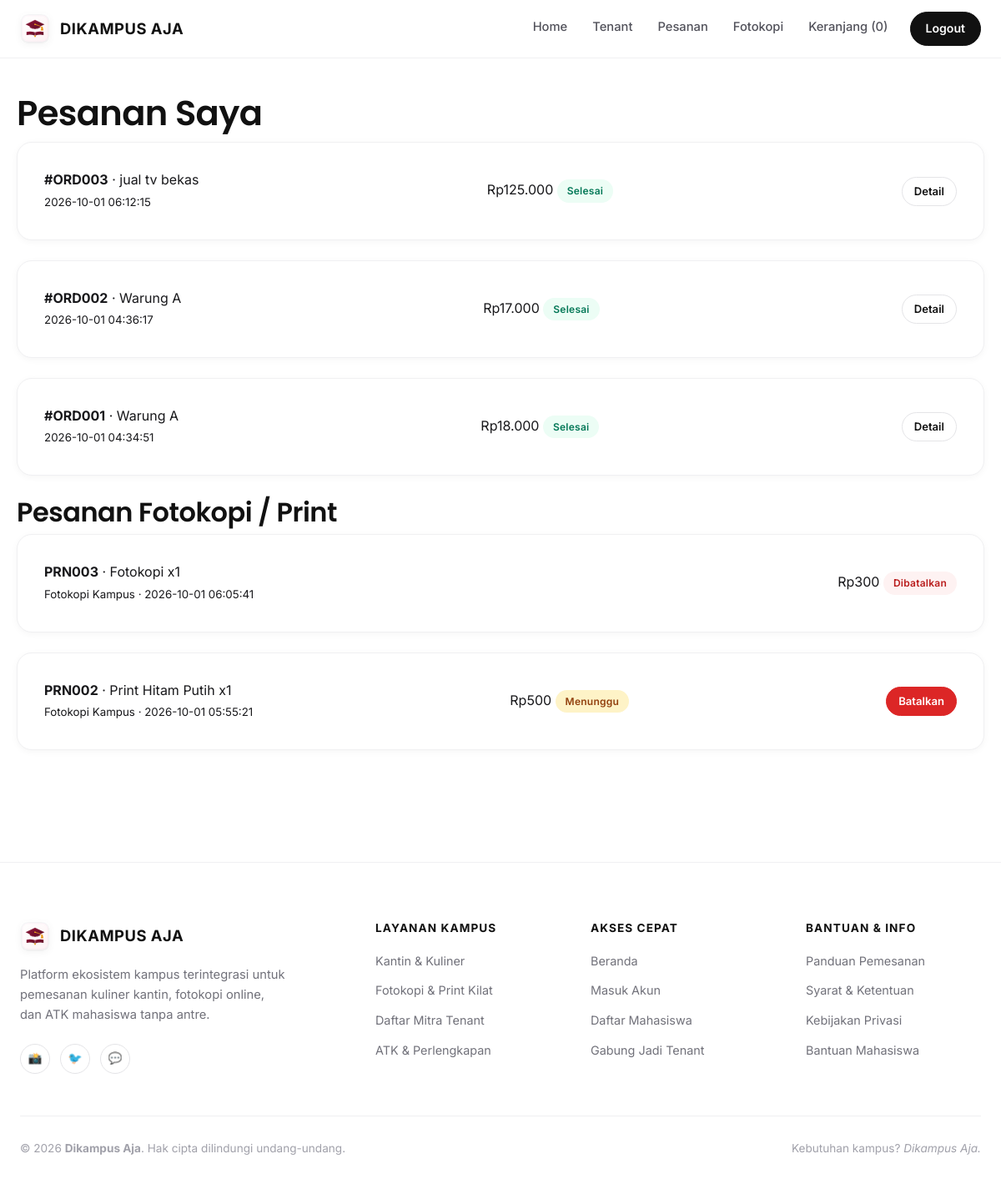
Page /mahasiswa/pesanan.php (signed in) on the committed database.
### tables this page shows
CREATE TABLE IF NOT EXISTS `orders` (
  `id_order` int NOT NULL AUTO_INCREMENT,
  `id_user` int NOT NULL,
  `id_tenant` int NOT NULL,
  `total` int NOT NULL,
  `catatan` text,
  `status` enum('menunggu','diproses','siap_diambil','selesai','dibatalkan') NOT NULL DEFAULT 'menunggu',
  `metode_pembayaran` varchar(50) NOT NULL DEFAULT 'Bayar saat mengambil pesanan',
  `created_at` timestamp NULL DEFAULT CURRENT_TIMESTAMP,
  PRIMARY KEY (`id_order`),
  KEY `id_user` (`id_user`),
  KEY `id_tenant` (`id_tenant`)
);

CREATE TABLE IF NOT EXISTS `tenants` (
  `id_tenant` int NOT NULL AUTO_INCREMENT,
  `id_user` int NOT NULL,
  `nama_tenant` varchar(100) NOT NULL,
  `jenis_tenant` varchar(50) NOT NULL DEFAULT 'Warung',
  `deskripsi` text,
  `lokasi` varchar(150) DEFAULT NULL,
  `foto` varchar(255) DEFAULT NULL,
  `buka` tinyint(1) NOT NULL DEFAULT '1',
  `status_verifikasi` enum('pending','terverifikasi','ditolak') NOT NULL DEFAULT 'pending',
  `created_at` timestamp NULL DEFAULT CURRENT_TIMESTAMP,
  PRIMARY KEY (`id_tenant`),
  KEY `id_user` (`id_user`)
);

CREATE TABLE IF NOT EXISTS `print_orders` (
  `id_print` int NOT NULL AUTO_INCREMENT,
  `id_user` int NOT NULL,
  `id_tenant` int NOT NULL,
  `nama_file` varchar(255) NOT NULL,
  `jenis_layanan` varchar(50) NOT NULL,
  `jumlah` int NOT NULL,
  `catatan` text,
  `estimasi_harga` int NOT NULL DEFAULT '0',
  `status` enum('menunggu','diproses','siap_diambil','selesai','dibatalkan') NOT NULL DEFAULT 'menunggu',
  `created_at` timestamp NULL DEFAULT CURRENT_TIMESTAMP,
  PRIMARY KEY (`id_print`),
  KEY `id_user` (`id_user`),
  KEY `id_tenant` (`id_tenant`)
);

### config/database.php (called while the page is built, shortened)
<?php
$db = new mysqli('localhost', 'root', '', 'dikampus_aja');
$db->set_charset('utf8mb4');
function q($sql, $types = '', ...$p) {
    global $db;
    $st = $db->prepare($sql);
    if ($types) $st->bind_param($types, ...$p);
    $st->execute();
    $r = $st->get_result();
    if ($r) return $r->fetch_all(MYSQLI_ASSOC);
    return $st->insert_id ?: $st->affected_rows;
}

### mahasiswa/pesanan.php (the view, shortened to what this page needs)
<?php
require '../includes/auth.php'; $u = need('mahasiswa');
$orders = q('SELECT o.*,t.nama_tenant FROM orders o JOIN tenants t USING(id_tenant) WHERE o.id_user=? ORDER BY o.id_order DESC', 'i', $u['id']);
$prints = q('SELECT p.*,t.nama_tenant FROM print_orders p JOIN tenants t USING(id_tenant) WHERE p.id_user=? ORDER BY p.id_print DESC', 'i', $u['id']);
$title = 'Pesanan'; include '../includes/header.php'; ?>
<h1>Pesanan Saya</h1>
<?php if (!$orders) echo '<div class="box">Belum ada pesanan.</div>'; foreach ($orders as $o) { ?>
<div class="box row between"><div><b><?= nomor($o['id_order']) ?></b> · <?= e($o['nama_tenant']) ?><br><small><?= e($o['created_at']) ?></small></div>
<div><?= rp($o['total']) ?> <?= badge($o['status']) ?></div>
<div class="row"><a class="btn sm out" href="status_pesanan.php?id=<?= $o['id_order'] ?>">Detail</a></div></div>
<?php } ?>
<h2>Pesanan Fotokopi / Print</h2>
<?php if (!$prints) echo '<div class="box">Belum ada pesanan fotokopi. <a href="print.php">Kirim dokumen</a></div>'; foreach ($prints as $p) { ?>
<div class="box row between"><div><b>PRN<?= str_pad($p['id_print'], 3, '0', STR_PAD_LEFT) ?></b> · <?= e($p['jenis_layanan']) ?> x<?= $p['jumlah'] ?><br><small><?= e($p['nama_tenant']) ?> · <?= e($p['created_at']) ?></small></div>
<div><?= rp($p['estimasi_harga']) ?> <?= badge($p['status']) ?></div>
<?php if ($p['status'] === 'menunggu') echo '<form method="post"><input type="hidden" name="aksi" value="batal_print"><input type="hidden" name="id" value="' . $p['id_print'] . '"><button class="btn sm red">Batalkan</button></form>'; ?></div>
<?php } include '../includes/footer.php';

### includes/auth.php (shortened to what this page needs)
<?php
require_once __DIR__ . '/../config/database.php';
function e($s) { return htmlspecialchars((string)$s, ENT_QUOTES, 'UTF-8'); }
function rp($n) { return 'Rp' . number_format((int)$n, 0, ',', '.'); }
function nomor($id) { return '#ORD' . str_pad($id, 3, '0', STR_PAD_LEFT); }
function me() { return $_SESSION['user'] ?? null; }
function need($roles) {
    $u = me();
    return $u;
}
function badge($s) { return '<span class="badge ' . e($s) . '">' . e(ucwords(str_replace('_', ' ', $s))) . '</span>'; }

### assets/css/style.css (style rules this page uses)
:root { --bg: #ffffff; --bg-warm: #faf9f6; --bg-muted: #f4f4f5; --bg-subtle: #fbfbfa; --t: #18181b; --t-heading: #111111; --mut: #71717a; --border: #f0f0f2; --border-subtle: #e5e7eb; --m: #111111; --m2: #27272a; --accent: #b45309; --font-serif: 'Poppins', -apple-system, BlinkMacSystemFont, sans-serif; --font-sans: 'Inter', -apple-system, BlinkMacSystemFont, 'Segoe UI', Roboto, sans-serif; --radius-sm: 8px; --radius-md: 12px; --radius-lg: 18px; --radius-xl: 24px; --radius-full: 9999px; --shadow-sm: 0 2px 8px rgba(0, 0, 0, 0.04); --shadow-md: 0 10px 25px -5px rgba(0, 0, 0, 0.06); --shadow-lg: 0 20px 40px -15px rgba(0, 0, 0, 0.08); }
* { box-sizing: border-box; }
body { margin: 0; font-family: var(--font-sans); color: var(--t); background: var(--bg); line-height: 1.6; -webkit-font-smoothing: antialiased; }
a { color: var(--t-heading); text-decoration: none; transition: color 0.2s ease, opacity 0.2s ease; }
h1, h2, h3, h4 { font-family: var(--font-serif); color: var(--t-heading); font-weight: 600; line-height: 1.25; margin: 0.4em 0 0.2em; letter-spacing: -0.015em; }
h1 { font-size: 2.6rem; }
h2 { font-size: 2rem; }
.btn { display: inline-block; background: var(--m); color: #ffffff; border: 1px solid var(--m); border-radius: var(--radius-full); padding: 11px 22px; font: inherit; font-weight: 600; font-size: 0.9rem; cursor: pointer; text-decoration: none; transition: all 0.2s ease; }
.btn.sm { padding: 6px 14px; font-size: 0.82rem; }
.btn.out { background: transparent; color: var(--t-heading); border: 1px solid #e4e4e7; }
.btn.red { background: #dc2626; border-color: #dc2626; color: #fff; }
.box { background: #ffffff; border: 1px solid var(--border); border-radius: var(--radius-lg); padding: 32px; box-shadow: var(--shadow-sm); margin-bottom: 24px; }
.badge { display: inline-block; padding: 4px 12px; border-radius: var(--radius-full); font-size: 0.75rem; font-weight: 600; width: fit-content; text-transform: capitalize; letter-spacing: 0.02em; }
.menunggu, .pending { background: #fef3c7; color: #92400e; }
.selesai, .terverifikasi { background: #ecfdf5; color: #047857; }
.dibatalkan, .ditolak { background: #fef2f2; color: #b91c1c; }
.row { display: flex; gap: 12px; align-items: center; flex-wrap: wrap; }
.between { justify-content: space-between; }

### rows in the picture
orders: id_order "#ORD003", id_tenant.nama_tenant "jual tv bekas", created_at "2026-10-01 06:12:15", total "Rp125.000", status "Selesai"
orders: id_order "#ORD002", id_tenant.nama_tenant "Warung A", created_at "2026-10-01 04:36:17", total "Rp17.000", status "Selesai"
orders: id_order "#ORD001", id_tenant.nama_tenant "Warung A", created_at "2026-10-01 04:34:51", total "Rp18.000", status "Selesai"
print_orders: id_print "003", jenis_layanan "Fotokopi", jumlah "1", id_tenant.nama_tenant "Fotokopi Kampus", created_at "2026-10-01 06:05:41", estimasi_harga "Rp300", status "Dibatalkan"
print_orders: id_print "002", jenis_layanan "Print Hitam Putih", jumlah "1", id_tenant.nama_tenant "Fotokopi Kampus", created_at "2026-10-01 05:55:21", estimasi_harga "Rp500", status "Menunggu"

### other values in the picture
$x[1] "Home"
$x[1] "Tenant"
$x[1] "Pesanan"
$x[1] "Fotokopi"
$x[1] "Keranjang (0)"
$x[1] "Logout"
